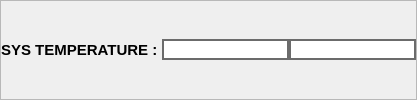
                         <widget class="QFrame" name="frame_62">
                          <property name="frameShape">
                           <enum>QFrame::StyledPanel</enum>
                          </property>
                          <property name="frameShadow">
                           <enum>QFrame::Raised</enum>
                          </property>
                          <layout class="QHBoxLayout" name="horizontalLayout_82">
                           <property name="spacing">
                            <number>0</number>
                           </property>
                           <property name="leftMargin">
                            <number>0</number>
                           </property>
                           <property name="topMargin">
                            <number>3</number>
                           </property>
                           <property name="rightMargin">
                            <number>0</number>
                           </property>
                           <property name="bottomMargin">
                            <number>3</number>
                           </property>
                           <item>
                            <widget class="QLabel" name="label_197">
                             <property name="font">
                              <font>
                               <pointsize>11</pointsize>
                               <weight>75</weight>
                               <bold>true</bold>
                              </font>
                             </property>
                             <property name="text">
                              <string>SYS TEMPERATURE : </string>
                             </property>
                            </widget>
                           </item>
                           <item alignment="Qt::AlignRight">
                            <widget class="QLineEdit" name="sysTempMax">
                             <property name="font">
                              <font>
                               <pointsize>10</pointsize>
                               <weight>75</weight>
                               <bold>true</bold>
                              </font>
                             </property>
                             <property name="styleSheet">
                              <string notr="true">border: 2px solid  rgb(107, 107, 107)
</string>
                             </property>
                             <property name="maxLength">
                              <number>6</number>
                             </property>
                             <property name="alignment">
                              <set>Qt::AlignCenter</set>
                             </property>
                             <property name="readOnly">
                              <bool>false</bool>
                             </property>
                            </widget>
                           </item>
                           <item alignment="Qt::AlignRight">
                            <widget class="QLineEdit" name="sysTempMin">
                             <property name="font">
                              <font>
                               <pointsize>10</pointsize>
                               <weight>75</weight>
                               <bold>true</bold>
                              </font>
                             </property>
                             <property name="styleSheet">
                              <string notr="true">border: 2px solid  rgb(107, 107, 107)
</string>
                             </property>
                             <property name="maxLength">
                              <number>6</number>
                             </property>
                             <property name="alignment">
                              <set>Qt::AlignCenter</set>
                             </property>
                             <property name="readOnly">
                              <bool>false</bool>
                             </property>
                            </widget>
                           </item>
                          </layout>
                         </widget>
